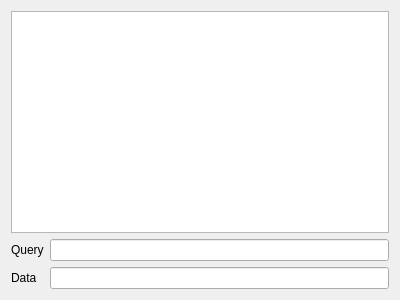
<?xml version="1.0" encoding="UTF-8"?>
<ui version="4.0">
 <class>DebugWindow</class>
 <widget class="QWidget" name="DebugWindow">
  <property name="geometry">
   <rect>
    <x>0</x>
    <y>0</y>
    <width>400</width>
    <height>300</height>
   </rect>
  </property>
  <property name="windowTitle">
   <string>Form</string>
  </property>
  <layout class="QVBoxLayout" name="verticalLayout">
   <item>
    <widget class="QTextBrowser" name="textBrowser"/>
   </item>
   <item>
    <layout class="QGridLayout" name="gridLayout">
     <item row="1" column="1">
      <widget class="QLineEdit" name="lineEdit"/>
     </item>
     <item row="0" column="1">
      <widget class="QLineEdit" name="lineEdit_2"/>
     </item>
     <item row="0" column="0">
      <widget class="QLabel" name="label">
       <property name="text">
        <string>Query</string>
       </property>
      </widget>
     </item>
     <item row="1" column="0">
      <widget class="QLabel" name="label_2">
       <property name="text">
        <string>Data</string>
       </property>
      </widget>
     </item>
    </layout>
   </item>
  </layout>
 </widget>
 <resources/>
 <connections/>
</ui>
